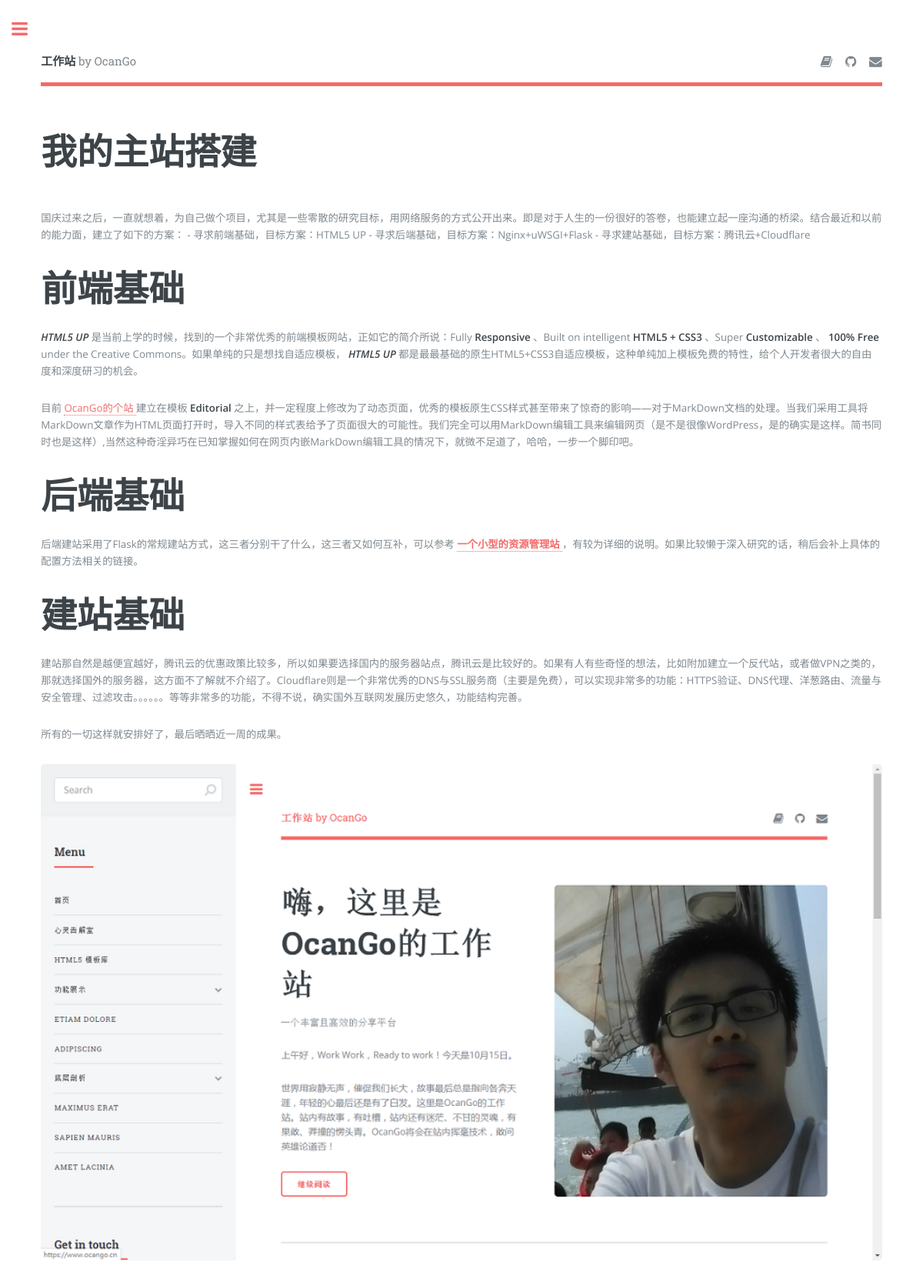
The app's page /article/2 with its own data.
### models/articles.py (models this page shows, shortened)
class ArticleModel(db.Model):
    __tablename__='article'
    id = db.Column(db.Integer, primary_key=True)
    topic = db.Column(db.String(80))
    picture_url = db.Column(db.String(80))
    article_url = db.Column(db.Boolean,default=False,nullable=False)
    weight = db.Column(db.Integer,nullable=False)#权重,默认1,最大10，不实际卡控
    introduce = db.Column(db.String(1000))
    link_project = db.Column(db.Integer, db.ForeignKey('project.id'))
    create_time = db.Column(db.DateTime , nullable=False , default=datetime.now)
    store = db.relationship('ProjectModel')
    def json(self):
        return {
            "id":self.id,
            "topic":self.topic,
            "picture_url":self.picture_url,
            "article_url":self.article_url,
            "introduce":self.introduce,
            "link_project":self.link_project,
            "data_str":self.create_time.strftime('%Y-%m-%d')
        }
    @classmethod
    def find_by_id(cls,id):
        return cls.query.filter_by(id=id).first()

### models/content.py (models this page shows, shortened)
class ContentModel(db.Model):
    __tablename__='content'
    id = db.Column(db.Integer, primary_key=True)
    content_md = db.Column(db.String(5000))
    content_HTML = db.Column(db.String(5000))
    create_time = db.Column(db.DateTime , nullable=False , default=datetime.now)
    @classmethod
    def find_by_id(cls, id):
        return cls.query.filter_by(id=id).first()

### app.py (the view)
@app.route('/article/<int:topic>')
def articles(topic):
    article = ArticleModel.find_by_id(topic)
    if article:
        project = ProjectModel.find_by_id(article.link_project)
        articles_list = project.get_all_article(None)
        content = ContentModel.find_by_id(article.id)
        if content:
            article_content = content.content_HTML
        else:
            article_content = None
    else:
        abort(404)
    return render_template(
        'generic.html',
        article_id = topic,
        articles = {
            "articles_len" : len(articles_list['articles']),
            "articles":articles_list['articles'],
            "article_content":article_content,
            "article_name":article.topic},
        sidebar_project = ProjectModel.get_all_projects_bytree()
        )

### models/projects.py (called while the page is built)
    def get_all_article(self,maxindex = 3):
        return {
            'name':self.name,
            'id':self.id,
            'articles': [article.json() for article in (self.articles.limit(maxindex).all() if maxindex is not None else self.articles.all())]
        }

    @classmethod
    def get_all_projects_bytree(cls):
        return [
            {
                'id':project.id,
                'name':project.name
            } for project in cls.query.all()
        ]

    @classmethod
    def find_by_id(cls, id):
        return cls.query.filter_by(id=id).first()

### templates/generic.html (shortened to what this page needs)
{% extends "base/base.html" %}
{% block mainbody %}
		<section>
			<header class="main">
				<h1>{{articles['article_name']}}</h1>
			</header>
			{% if articles['article_content'] %}
				{{ articles['article_content'] | safe }}
			{% else %}
				<p>暂时没有相关的内容。</p>
			{% endif %}
		</section>
{% endblock %}

### static/assets/css/main.css (style rules this page uses)
html, body, div, span, applet, object, iframe, h1, h2, h3, h4, h5, h6, p, blockquote, pre, a, abbr, acronym, address, big, cite, code, del, dfn, em, img, ins, kbd, q, s, samp, small, strike, strong, sub, sup, tt, var, b, u, i, center, dl, dt, dd, ol, ul, li, fieldset, form, label, legend, table, caption, tbody, tfoot, thead, tr, th, td, article, aside, canvas, details, embed, figure, figcaption, footer, header, hgroup, menu, nav, output, ruby, section, summary, time, mark, audio, video { margin: 0; padding: 0; border: 0; font-size: 100%; font: inherit; vertical-align: baseline; }
article, aside, details, figcaption, figure, footer, header, hgroup, menu, nav, section { display: block; }
body { line-height: 1; }
body { -webkit-text-size-adjust: none; }
body { -ms-overflow-style: scrollbar; }
html { box-sizing: border-box; }
*, *:before, *:after { box-sizing: inherit; }
body { background: #ffffff; }
body, input, select, textarea { color: #7f888f; font-family: "Open Sans", sans-serif; font-size: 13pt; font-weight: 400; line-height: 1.65; }
@media screen and (max-width: 1680px) { body, input, select, textarea { font-size: 11pt; } }
@media screen and (max-width: 1280px) { body, input, select, textarea { font-size: 10pt; } }
a { -moz-transition: color 0.2s ease-in-out, border-bottom-color 0.2s ease-in-out; -webkit-transition: color 0.2s ease-in-out, border-bottom-color 0.2s ease-in-out; -ms-transition: color 0.2s ease-in-out, border-bottom-color 0.2s ease-in-out; transition: color 0.2s ease-in-out, border-bottom-color 0.2s ease-in-out; border-bottom: dotted 1px; color: #f56a6a; text-decoration: none; }
strong, b { color: #3d4449; font-weight: 600; }
em, i { font-style: italic; }
p { margin: 0 0 2em 0; }
h1, h2, h3, h4, h5, h6 { color: #3d4449; font-family: "Roboto Slab", serif; font-weight: 700; line-height: 1.5; margin: 0 0 1em 0; }
h1 { font-size: 4em; margin: 0 0 0.5em 0; line-height: 1.3; }
@media screen and (max-width: 1680px) { h1 { font-size: 3.5em; } }
header.main > :last-child { margin: 0 0 1em 0; }
.image { border-radius: 0.375em; border: 0; display: inline-block; position: relative; }
.image img { border-radius: 0.375em; display: block; }
.image.main { display: block; margin: 0 0 3em 0; width: 100%; }
.image.main img { width: 100%; }
#main > .inner > section { padding: 6em 0 4em 0 ; border-top: solid 2px rgba(210, 215, 217, 0.75); }
#main > .inner > section:first-of-type { border-top: 0 !important; }
@media screen and (max-width: 1680px) { #main > .inner > section { padding: 5em 0 3em 0 ; } }
@media screen and (max-width: 1280px) { #main > .inner > section { padding: 4em 0 2em 0 ; } }

### records on screen
ArticleModel: article_name "我的主站搭建"
ContentModel: article_content "国庆过来之后，一直就想着，为自己做个项目，尤其是一些零散的研究目标，用网络服务的方式公开出来。即是对于人生的一份很好的答卷，也能建立起一座沟通的桥梁。结合最近和以前的能力面，建立了如下的方案： - 寻求前端基础，目标方案：HTML5 UP - 寻求后端基础，目标方案：Nginx+uWSGI+Flask - 寻求建站基础，目标方案：腾讯云+Cloudflare 前端基础 HTML5 UP 是当前上学的时候，找到的一个非常优秀的前端模板网站，正如它的简介所说：Fully Responsive 、Built on intelligent HTML5 + CSS3 、Super Customizable 、 100% Free under the Creative Commons。如果单纯的只是想找自适应模板， HTML5 UP 都是最最基础的原生HTML5+CSS3自适应模板，这种单纯加上模板免费的特性，给个人开发者很大的自由度和深度研习的机会。 目前 OcanGo的个站 建立在模板 Editorial 之上，并一定程度上修改为了动态页面，优秀的模板原生CSS样式甚至带来了惊奇的影响——对于MarkDown文档的处理。当我们采用工具将MarkDown文章作为HTML页面打开时，导入不同的样式表给予了页面很大的可能性。我们完全可以用MarkDown编辑工具来编辑网页（是不是很像WordPress，是的确实是这样。简书同时也是这样）,当然这种奇淫异巧在已知掌握如何在网页内嵌MarkDown编辑工具的情况下，就微不足道了，哈哈，一步一个脚印吧。 后端基础…", article_content (picture)
